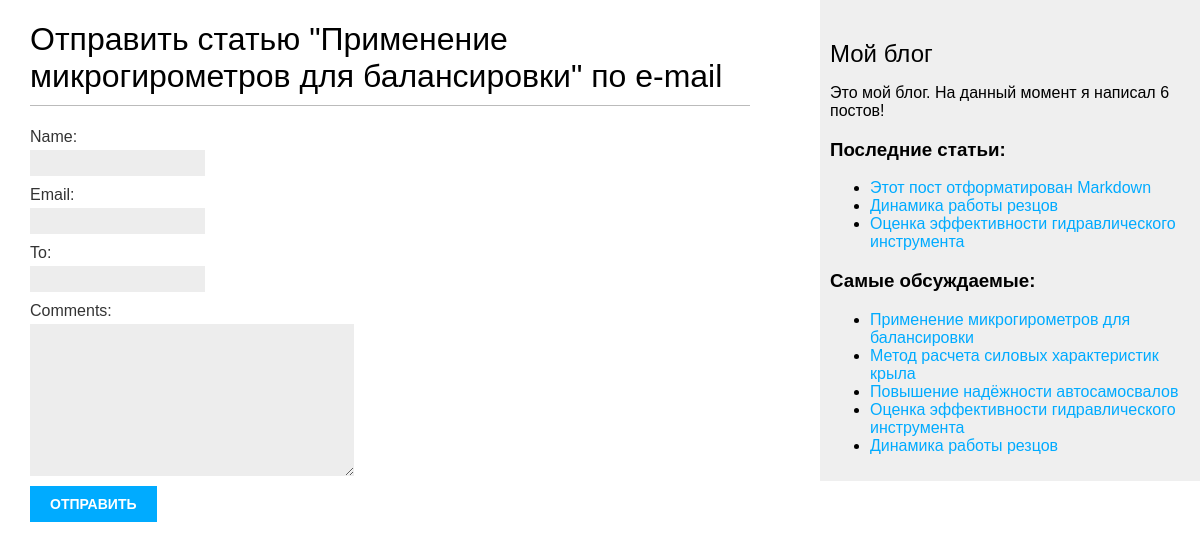
/blog/9/share/, run on the app's committed database.
### blog/models.py (models this page shows, shortened)
class Post(models.Model):
    STATUS_CHOICES = (
        ('draft', 'Отложено'),
        ('published', 'Опубликовано'),
    )
    title = models.CharField(max_length=250)  # Поле заголовка статьи. Тип VARCHAR в базе данных
    slug = models.SlugField(max_length=250, unique_for_date='publish')  # Поле для формирования URL'ов
    author = models.ForeignKey(User, on_delete=models.CASCADE,
                               related_name='blog_posts')  # Внешний ключ, определяющий отношение "один ко многим"
    body = models.TextField()  # Основное содержание статьи, которое будет сохранено в столбце TEXT в SQL базе данных
    publish = models.DateTimeField(
        default=timezone.now)  # Поле даты, сохраняющее дату публикации статьи. Функция 'now' - по умолчанию, и возвращает текущие дату и время
    created = models.DateTimeField(
        auto_now_add=True)  # Это поле даты указывает, когда статья была создана. Параметр 'auto_now_add' - автосохранение при создании объекта
    update = models.DateTimeField(
        auto_now=True)  # Дата и время, указывающие на период, когда статья была отредактирована. Параметр 'auto_now' - указание даты на момент сохранения.
    status = models.CharField(max_length=10, choices=STATUS_CHOICES,
                              default='draft')  # Поле отображения статуса статьи. Параметр CHOICES ограничивает возможные значения из указанного списка.
    objects = models.Manager()  # Менеджер по умолчанию
    published = PublishedManager()  # Новый менеджер
    tags = TaggableManager()
    class Meta:
        ordering = (
            '-publish',)  # Указали Django, порядок сортировки статей по умолчанию — по убыванию (префикс "-") даты публикации поля 'publish'.
    def get_absolute_url(self):
        return reverse('blog:post_detail',
                       args=[self.publish.year,
                             self.publish.month,
                             self.publish.day,
                             self.slug])

### blog/views.py (the view)
# urls.py: path('<int:post_id>/share/', views.post_share, name='post_share'),
def post_share(request, post_id):
    post = get_object_or_404(Post, id=post_id, status='published')  # Получение статьи по идентификатору
    sent = False
    if request.method == 'POST':
        form = EmailPostForm(request.POST)  # Форма была отправлена на сохранение
        if form.is_valid():  # Все поля формы прошли валидацию
            cd = form.cleaned_data
            post_url = request.build_absolute_uri(post.get_absolute_url())
            subject = '{} ({}) рекомендует вам прочитать "{}"'.format(cd['name'], cd['email'], post.title)
            message = 'Read "{}" at {}\n\n{}\'s comments: {}'.format(post.title, post_url, cd['name'], cd['comments'])
            send_mail(subject, message, 'admin@myblog.com', [cd['to']])
            sent = True
    else:  # Отправка электронной почты
        form = EmailPostForm()
    return render(request, 'post/share.html', {'post': post, 'form': form, 'sent': sent})

### blog/forms.py
class EmailPostForm(forms.Form):
    name = forms.CharField(max_length=25)
    email = forms.EmailField()
    to = forms.EmailField()
    comments = forms.CharField(required=False, widget=forms.Textarea)

### blog/models.py (called while the page is built)
    def get_queryset(self):
        return super().get_queryset().filter(status='published')

### blog/templatetags/blog_tags.py (called while the page is built)
@register.simple_tag
def total_posts():
    return Post.published.count()

@register.inclusion_tag('post/latest_posts.html')
def show_latest_posts(count=5):
    latest_posts = Post.published.order_by('-publish')[:count]
    return {'latest_posts': latest_posts}

@register.simple_tag
def get_most_commented_posts(count=5):
    return Post.published.annotate(total_comments=Count('comments')).order_by('-total_comments')[:count]

### blog/templates/post/share.html (shortened to what this page needs)
{% extends "blog/base.html" %}
{% block content %}
    {% if sent %}
        <h1>E-mail успешно отправлен!</h1>
        <p>"{{ post.title }}" был успешно отправлен {{ form.cleaned_data.to }}</p>
        {% else %}
            <h1>Отправить статью "{{ post.title }}" по e-mail</h1>
            <form action="." method="post">
                {{ form.as_p }}
                <input type="submit" value="Отправить">
            </form>
    {% endif %}
{% endblock %}

### blog/templates/blog/base.html (shortened to what this page needs)
{% load blog_tags %}
{% load static %}
<!DOCTYPE html>
<html lang="en">
<head>
    <link href="{% static "/css/blog.css" %}" rel="stylesheet">
</head>
<body>
    <div id="content">
        {% block content %}
        {% endblock %}
    </div>
    <div id="sidebar">
        <h2>Мой блог</h2>
        <p>Это мой блог. На данный момент я написал {% total_posts %} постов!</p>
        <h3>Последние статьи:</h3>
        {% show_latest_posts 3 %}
        <h3>Самые обсуждаемые:</h3>
        {% get_most_commented_posts as most_commented_posts %}
        <ul>
            {% for post in most_commented_posts %}
                <li><a href="{{ post.get_absolute_url }}">{{ post.title }}</a></li>
            {% endfor %}
        </ul>
    </div>
</body>
</html>

### blog/templates/post/latest_posts.html
<ul>
  {% for post in latest_posts %}
    <li><a href="{{ post.get_absolute_url }}">{{ post.title }}</a></li>
  {% endfor %}
</ul>

### blog/static/css/blog.css (style rules this page uses)
body { margin:0; padding:0; font-family:arial, calibri, helvetica, sans-serif; }
a { color:#00abff; text-decoration:none; }
h1 { font-weight:normal; border-bottom:1px solid #bbb; padding:0 0 10px 0; }
h2 { font-weight:normal; margin:30px 0 0; }
#content { float:left; width:60%; padding:0 0 0 30px; }
#sidebar { float:right; width:30%; padding:10px; background:#efefef; height:100%; }
label { float:left; clear:both; color:#333; margin-bottom:4px; }
input, textarea { clear:both; float:left; margin:0 0 10px; background:#ededed; border:0; padding:6px 10px; font-size:12px; }
input[type=submit] { font-weight:bold; background:#00abff; color:#fff; padding:10px 20px; font-size:14px; text-transform:uppercase; }

### data on the page
Post: title "Применение микрогирометров для балансировки"
Post: title "Этот пост отформатирован Markdown"
Post: title "Динамика работы резцов"
Post: title "Оценка эффективности гидравлического инструмента"
Post: title "Метод расчета силовых характеристик крыла"
Post: title "Повышение надёжности автосамосвалов"
